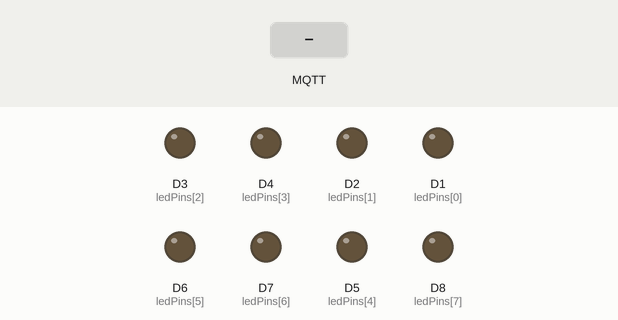
This sketch was run on a simulated ESP8266 (Wemos D1 mini). Parts: output pins drawn as LEDs (lit = HIGH). The test bench sets the inputs (shaded band). WiFi joins after 1.5 s; servers stay silent unless stated; no MQTT or app messages arrive unless stated; what the sketch prints to the serial monitor is not drawn.

Above: at 5.0 s.
5.1 s: MQTT message "0" arrives on the first subscribed topic
At 6.1 s:
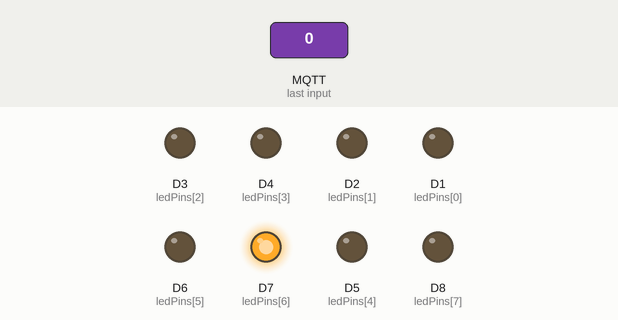
6.7 s: MQTT message "5" arrives on the first subscribed topic
At 7.3 s:
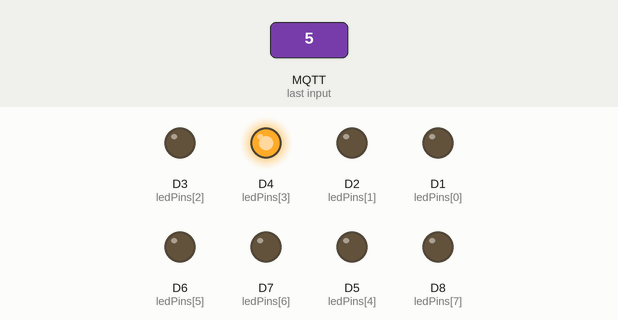
8.3 s: MQTT message "90" arrives on the first subscribed topic
At 9.6 s:
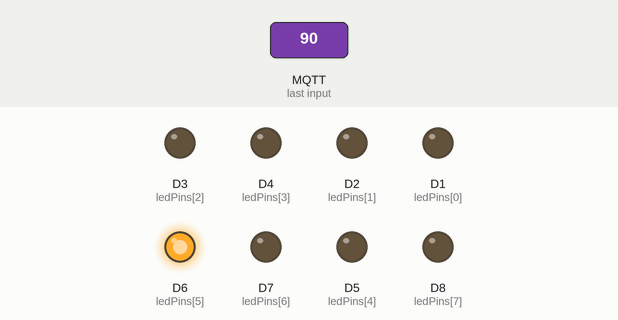
9.9 s: MQTT message "3" arrives on the first subscribed topic
At 11.0 s:
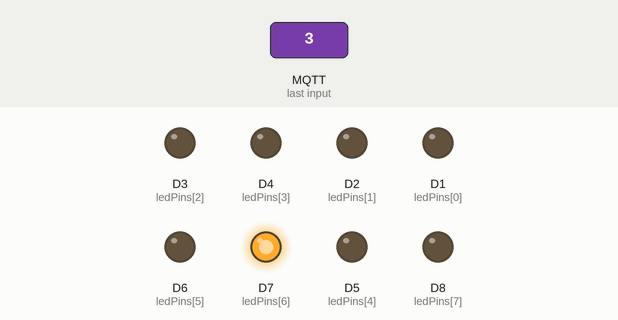
11.5 s: MQTT message "200" arrives on the first subscribed topic
At 12.2 s:
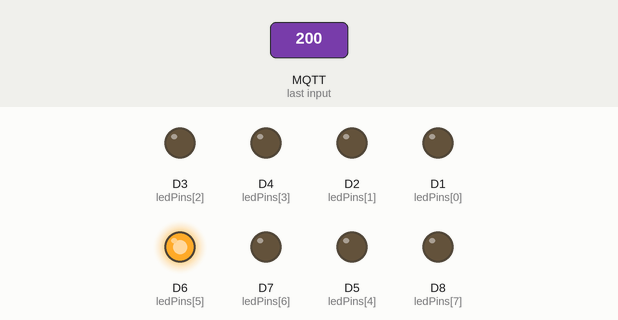
Timing chart, 0 to 14.1 s (numbered marks = the images above; inputs shaded):
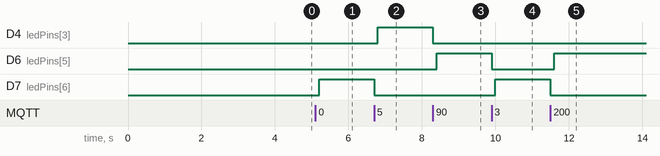

The sketch:

Papawai-Transmissions.kaituhituhi-rua.ino
```cpp
//             _ _     _ _   _     _                   _
//            (_) |   | | | | |   (_)                 (_)
//   __      ___| | __| | |_| |__  _ _ __   __ _ ___   _  ___
//   \ \ /\ / / | |/ _` | __| '_ \| | '_ \ / _` / __| | |/ _ \
//    \ V  V /| | | (_| | |_| | | | | | | | (_| \__ \_| | (_) |
//     \_/\_/ |_|_|\__,_|\__|_| |_|_|_| |_|\__, |___(_)_|\___/
//                                         __ / |
//                                       | ___ /

//   Papawai Transmissions
//   LED visualiser for temperature probe
//   MQTT Client for Wemos D1 Pro
//   wildthings.io - Birgit Bachler, Aotearoa/New Zealand, 2019
//
//   Wemos D1 Pro
//
//   To record datastream on your laptop: mosquitto_sub -v -h 192.168.42.1 -p 1883 -t '#' | xargs -d$'\n' -L1 sh -c 'date "+%D %T $0"' > 1612-nr2-datalog-2.log
//   credits to
//   James Lewis : https://www.baldengineer.com/mqtt-tutorial.html with adaptions as in the comments by Dag Rende & William Brinkman
//   ItKindaWorks : http://github.com/ItKindaWorks - https://github.com/ItKindaWorks/ESP8266/blob/master/Home%20Automation/Part%201/ESP8266_SimpleMQTT/ESP8266_SimpleMQTT.ino
//   Paulus Schoutsen : https://home-assistant.io/blog/2015/10/11/measure-temperature-with-esp8266-and-report-to-mqtt/
//
//   Requires PubSubClient found here: https://github.com/knolleary/pubsubclient

// Wire Scheme:
// blue wire - G

// brown wire          D7 - <5°C – 5°C - fair:5 (yel)
// green wire          D4 - 5°C – 9.9°C - good:8 (grn)
// orange wire         D2 - 10°C – 14.9°C - excellent:10 (grn)
// blue/white wire     D4 - 15°C – 19.9°C - good:5 (grn)
// green/white wire    D8 - 20°C – 24.9°C - fair:5 (yel)
// brown/white wire    D5 - 25°C – 29.9°C - poor:0 (red)
// orange/white wire   D6 - 30°C< - poor:-5 (red)


// MQTT

#include <PubSubClient.h>
#include <ESP8266WiFi.h>
#define node_name "Papawai-Kaituhituhi-Rua"
#define waterTempTopic "papawai/watertemp"


// LEDs
int ledPins[] = {D1, D2, D3, D4, D5, D6, D7, D8};

int ledState[8];

unsigned long previousMillis = 0;

const long interval = 1000;

//Debug Mode
boolean debug = true; // set to true to read data via Serial

static int count = 0;

// Broker Setup
const char* ssid = "Moturoa_Transmissions";
const char* password = "Tangaroa";
const char* mqtt_server = "192.168.42.1";

//LED fading
int brightness = 0;
int fadeAmount = 5;


WiFiClient espClient;
PubSubClient client(espClient);

unsigned long boardTime = 0 ;

void callback(char* topic, byte * payload, unsigned int length) {
  //convert topic to string to make it easier to work with

  //Print out some debugging info
  if (debug) {
    Serial.println("Callback update.");

    Serial.print("Topic: ");
    Serial.println(topic);

  }

  if (strcmp(topic, waterTempTopic) == 0) {
    String reading = "";
    for (int i = 0; i < length; i++) {
      char receivedChar = (char)payload[i];
      reading += receivedChar;
    }
    float temp = reading.toFloat(); // fetch current temperature as float
    // then switch the right one on:
    Serial.println(temp);

    // for some reason, a loop for the following task just wouldn't work...
    digitalWrite(D1, LOW);
    digitalWrite(D2, LOW);
    digitalWrite(D3, LOW);
    digitalWrite(D4, LOW);
    digitalWrite(D5, LOW);
    digitalWrite(D6, LOW);
    digitalWrite(D7, LOW);
    digitalWrite(D8, LOW);

    delay(100);
    if (temp < 5) {
      digitalWrite(D7, HIGH);
    }
    else if (temp >= 5 && temp < 10 ) {
      digitalWrite(D4, HIGH);
    }
    else if (temp >= 10 && temp < 15 ) {
      digitalWrite(D2, HIGH);
    }
    else if (temp >= 15 && temp < 20 ) {
      digitalWrite(D3, HIGH);
    }
    else if (temp >= 20 && temp < 25 ) {
      digitalWrite(D8, HIGH);
    }
    else if (temp >= 25 && temp < 30 ) {
      digitalWrite(D5, HIGH);
    }
    else if (temp >= 30) {
      digitalWrite(D6, HIGH);
    }

  }


}


void reconnect() {
  //attempt to connect to the wifi if connection is lost
  if (WiFi.status() != WL_CONNECTED) {
    long waitTime = millis();
    //debug printing
    if (debug) {
      Serial.print("Connecting to ");
      Serial.println(ssid);
    }
    //

    //loop while we wait for connection
    while (WiFi.status() != WL_CONNECTED) {
      delay(500);
      if (debug) {
        Serial.print(".");
      }
    }

    //print out some more debug once connected


  }

  //make sure we are connected to WIFI before attemping to reconnect to MQTT
  if (WiFi.status() == WL_CONNECTED) {
    // Loop until we're reconnected to the MQTT server
    while (!client.connected()) {
      if (debug) {
        Serial.print("Attempting MQTT connection...");
      }
      // Attempt to connect
      if (client.connect(node_name)) {
        client.disconnect();
        delay(100);
        client.connect(node_name);
        if (debug) {
          Serial.println("connected");
        }
        // ... and subscribe to topic
        client.subscribe(waterTempTopic);


      } else {
        if (debug) {
          Serial.print("failed, rc=");
          Serial.print(client.state());
          Serial.println(" try again in 5 seconds");
        }
        // Wait 5 seconds before retrying
        delay(5000);
      }
    }
  }
}


void setup() {
  for (int p = 0; p < 8; p++) {
    pinMode(ledPins[p], OUTPUT);
    ledState[p] = LOW;
  }

  if (debug) {
    //start the serial line for debugging
    Serial.begin(9600);
    delay(100);
  }

  //start wifi subsystem
  WiFi.begin(ssid, password);
  client.setServer(mqtt_server, 1883);
  client.setCallback(callback);

  //attempt to connect to the WIFI network and then connect to the MQTT server
  reconnect();

  //wait a bit before starting the main loop
  delay(2000);


}


void loop() {

  if (!client.connected() && WiFi.status() == 3) {
    reconnect();
  }
  client.loop();

  //idle

}
```

Measured:
- after the input at 5.1 s, D7 (ledPins[6]): LOW → HIGH after 0.10 s
- after the input at 6.7 s, D4 (ledPins[3]): LOW → HIGH after 0.10 s; D7 (ledPins[6]): HIGH → LOW at once
- after the input at 8.3 s, D4 (ledPins[3]): HIGH → LOW at once; D6 (ledPins[5]): LOW → HIGH after 0.10 s
- after the input at 9.9 s, D6 (ledPins[5]): HIGH → LOW at once; D7 (ledPins[6]): LOW → HIGH after 0.10 s
- after the input at 11.5 s, D6 (ledPins[5]): LOW → HIGH after 0.10 s; D7 (ledPins[6]): HIGH → LOW at once
